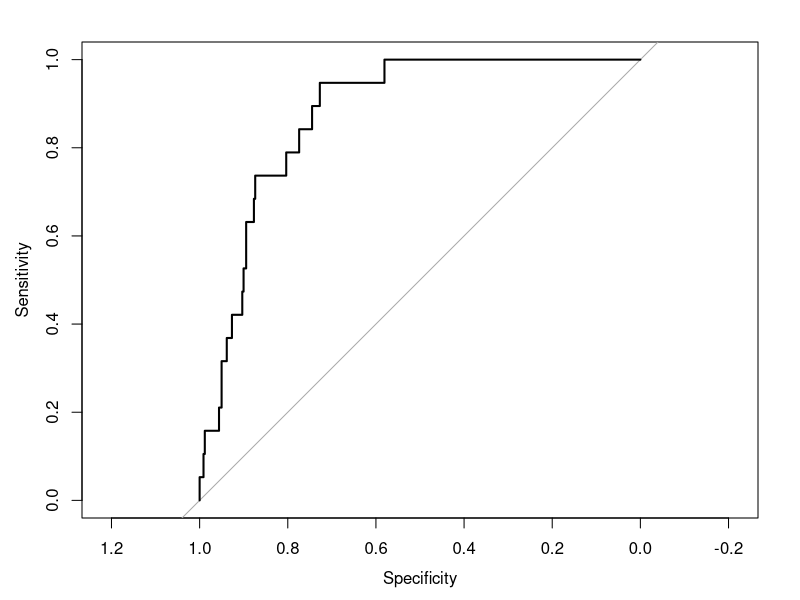
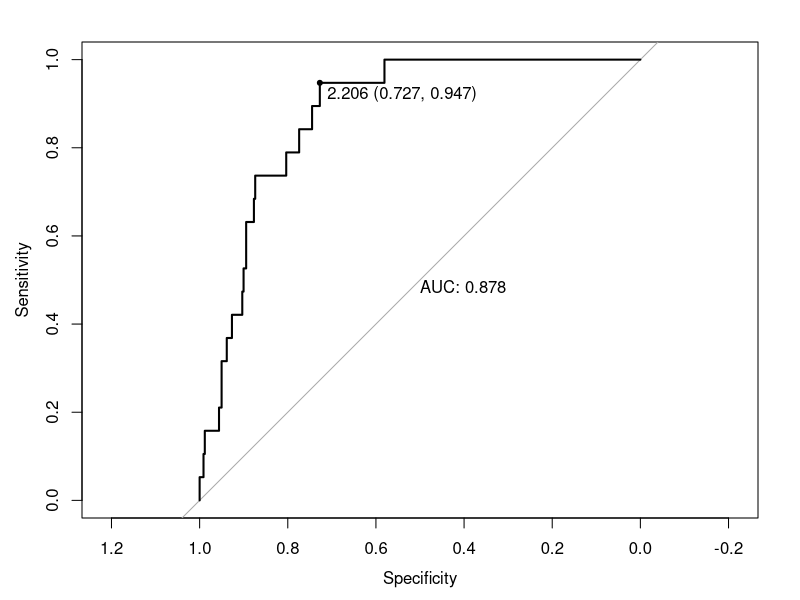

Here is the R script that generated these plots, in order:
setwd("E:\\PROGRAM\\R\\yjy-logistic")
library(survival)
library(tidyverse)
library(lubridate)
library(pROC)#ROC曲线函数

# 1、病例为车祸发生那一小时，对照为车祸发生那天其他时间的车流量------
df_crash <- read.csv("crash_data.csv") %>% 
  mutate(
    Time=as.numeric(str_split(starttime,":",simplify = T)[,1]),
    Key=str_c(segment,Time,sep="-"),
    crash=1
  ) %>% 
  select(-2,-3,-Time)

df_traffic <- read.csv("traffic_data.csv") %>% 
  mutate(
    Time=as.numeric(str_split(time,":",simplify = T)[,1]),
    Key=str_c(segment,Time,sep="-")
  ) %>% 
  filter(segment %in% df_crash$segment) %>% 
  group_by(Key) %>% 
  summarise(
    speed=mean(speed,na.rm = T),
    flow=mean(flow,na.rm=T),
    segment=mean(segment)
  )
df_all <- df_traffic %>% left_join(df_crash) %>% 
  mutate(crash=replace_na(crash,0))

# 2、将 speed,flow中的大于media+3倍IQR的转化为media+3倍IQR---------
df_all$speed[df_all$speed>median(df_all$speed)+3*IQR(df_all$speed)] <- median(df_all$speed)+3*IQR(df_all$speed)
df_all$flow[df_all$flow>median(df_all$flow)+3*IQR(df_all$flow)] <- median(df_all$flow)+3*IQR(df_all$flow)

# 3、将数据拆分为训练集和测试集,3/7分---------
set.seed(5210)
num <- sample(unique(df_all$segment),length(unique(df_all$segment))*0.7,replace = F)
df_train <- df_all[df_all$segment%in%num,]
df_test <- df_all[!df_all$segment%in%num,]

# 4、在训练集上构建模型---------------
clg <- clogit(crash~speed+flow+strata(segment),data = df_train )
summary(clg)

# 5、在测试集上验证模型-------------
df_test %>% 
  filter(crash==0) %>% 
  group_by(segment) %>% 
  summarise(
    m_flow=mean(flow),
    m_speed=mean(speed)
  ) %>% 
  ungroup() %>% 
  right_join(df_test) %>% 
  mutate(
    flow1=flow-m_flow,
    speed1=speed-m_speed
  )->df_test2

df_test2$predoct=exp(-0.067617*df_test2$speed1+0.008844*df_test2$flow1)# 根据公式6计算OR值

# 6、模型性能-------------
HH <- roc(df_test2$crash,df_test2$predoct) # 绘制ROC曲线
plot(HH)
HH$auc
plot(HH,print.auc=TRUE, print.ci=TRUE, print.thres=TRUE)
mean(as.numeric(df_test2$predoct>2.206)==df_test2$crash)
